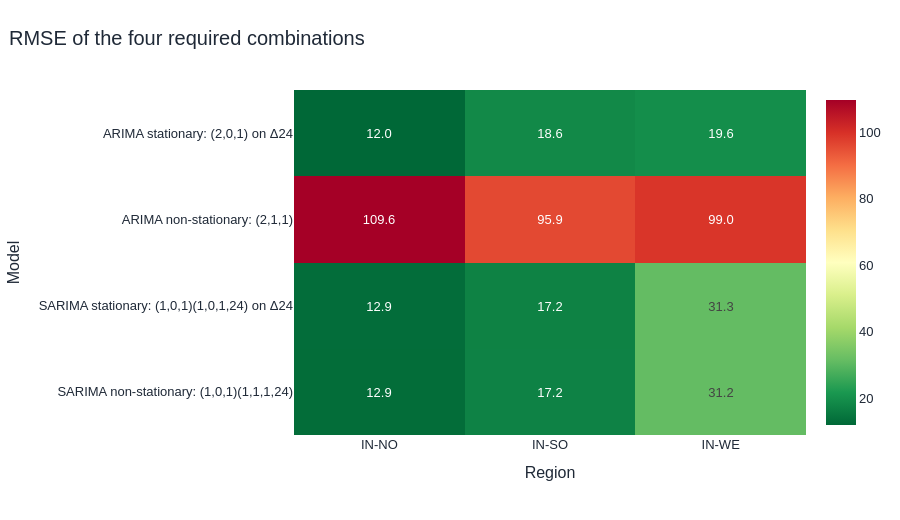

Notebook code cell kept with this figure:
### Markdown cell above
## 5. The four required ARIMA/SARIMA combinations

*Separate the effects of seasonality and differencing in each region*

The heatmap uses one common color scale. Darker/lower values indicate a more accurate forecast.

### Code cell
required_names = [
    "ARIMA stationary: (2,0,1) on Δ24", "ARIMA non-stationary: (2,1,1)",
    "SARIMA stationary: (1,0,1)(1,0,1,24) on Δ24",
    "SARIMA non-stationary: (1,0,1)(1,1,1,24)"]
required = metrics[metrics["Model"].isin(required_names)]
matrix = required.pivot(index="Model", columns="Region", values="RMSE").reindex(required_names)
fig = px.imshow(matrix, text_auto=".1f", aspect="auto", color_continuous_scale="RdYlGn_r",
                title="RMSE of the four required combinations")
show_chart(fig)
required_winners = required.loc[required.groupby("Region")["RMSE"].idxmin()][["Region", "Model", "RMSE", "MAE", "R²"]]
display(required_winners.round(3))
display(Markdown(
    "Explicit lag-24 differencing is strongest in every region's best required specification. "
    "SARIMA wins in the South, while the simpler ARIMA wins in the North and West. A daily cycle can be strong even "
    "when extra SARIMA parameters do not improve a particular test week."
))

### Figure 1 — Plotly figure (JSON) as saved in the notebook; plotly's stock layout.template omitted (floating-point values rounded to 4 significant figures)
{"data": [{"coloraxis": "coloraxis", "hovertemplate": "Region: %{x}<br>Model: %{y}<br>color: %{z}<extra></extra>", "name": "0", "texttemplate": "%{z:.1f}", "type": "heatmap", "x": ["IN-NO", "IN-SO", "IN-WE"], "xaxis": "x", "y": ["ARIMA stationary: (2,0,1) on Δ24", "ARIMA non-stationary: (2,1,1)", "SARIMA stationary: (1,0,1)(1,0,1,24) on Δ24", "SARIMA non-stationary: (1,0,1)(1,1,1,24)"], "yaxis": "y", "z": [[11.96, 18.6, 19.61], [109.6, 95.89, 99.03], [12.94, 17.21, 31.28], [12.92, 17.24, 31.24]]}], "layout": {"autosize": true, "coloraxis": {"autocolorscale": false, "colorscale": [[0.0, "rgb(0,104,55)"], [0.1, "rgb(26,152,80)"], [0.2, "rgb(102,189,99)"], [0.3, "rgb(166,217,106)"], [0.4, "rgb(217,239,139)"], [0.5, "rgb(255,255,191)"], [0.6, "rgb(254,224,139)"], [0.7, "rgb(253,174,97)"], [0.8, "rgb(244,109,67)"], [0.9, "rgb(215,48,39)"], [1.0, "rgb(165,0,38)"]]}, "font": {"color": "#1f2937", "family": "Arial, sans-serif", "size": 13}, "height": 520, "hoverlabel": {"font": {"size": 13}}, "margin": {"b": 85, "l": 70, "r": 45, "t": 90}, "title": {"font": {"size": 20}, "text": "RMSE of the four required combinations", "x": 0.01, "xanchor": "left"}, "xaxis": {"anchor": "y", "automargin": true, "domain": [0.0, 1.0], "gridcolor": "#e5e7eb", "showgrid": true, "title": {"text": "Region"}}, "yaxis": {"anchor": "x", "automargin": true, "autorange": "reversed", "domain": [0.0, 1.0], "gridcolor": "#e5e7eb", "showgrid": true, "title": {"text": "Model"}, "zeroline": false}}}
